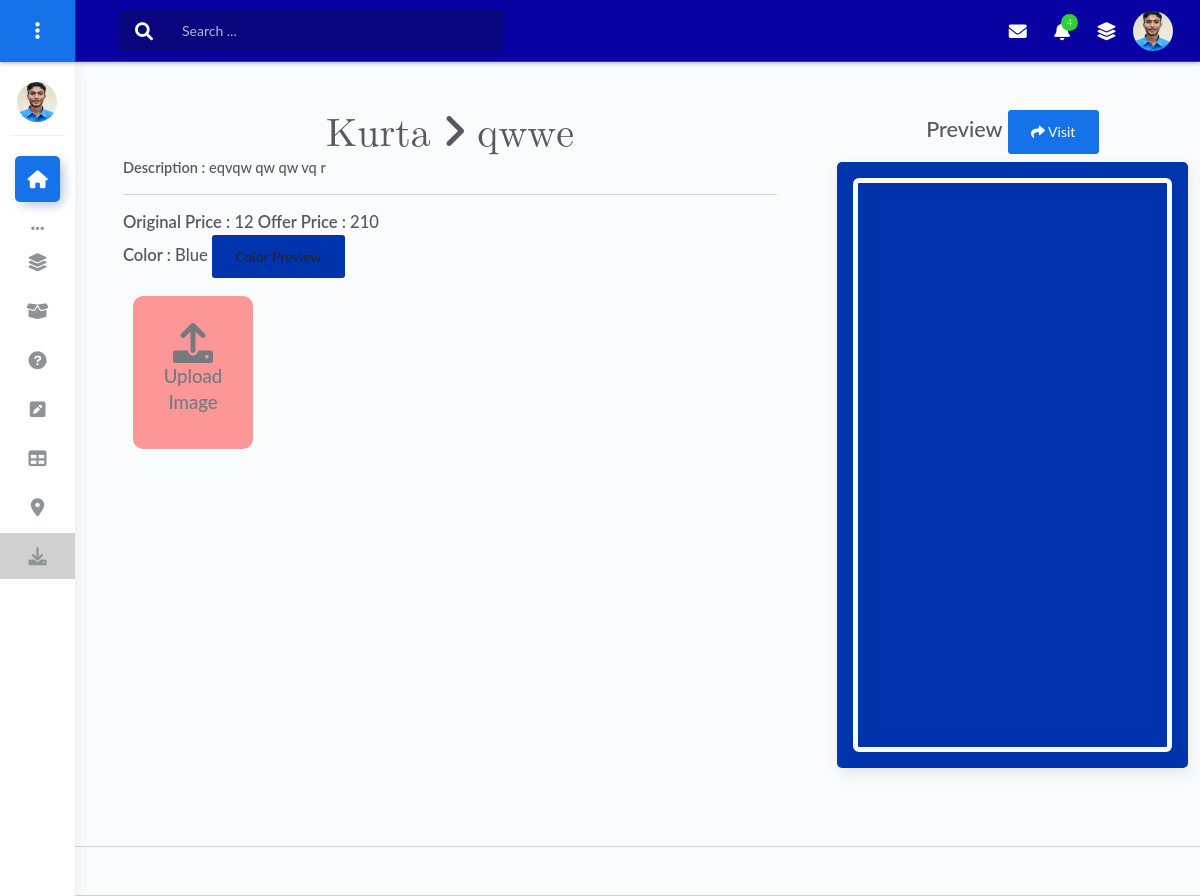
Screenshot of /admin/manage_item?itemId=1 (signed in) with the database file from the repository.
### tables this page shows
CREATE TABLE `category_list` (
  `category_id` int(11) NOT NULL,
  `category_name` varchar(100) NOT NULL,
  `description` text DEFAULT NULL
);

CREATE TABLE `product_list` (
  `product_id` int(11) NOT NULL,
  `category_id` int(11) NOT NULL,
  `created_at` datetime NOT NULL DEFAULT current_timestamp(),
  `updated_at` datetime NOT NULL DEFAULT current_timestamp() ON UPDATE current_timestamp(),
  `product_code` varchar(50) NOT NULL,
  `product_name` varchar(100) NOT NULL,
  `description` text DEFAULT NULL,
  `keywords` varchar(255) DEFAULT NULL,
  `gender` char(2) NOT NULL,
  `visible` tinyint(1) NOT NULL DEFAULT 1,
  `priority` int(10) UNSIGNED DEFAULT NULL
);

CREATE TABLE `item_list` (
  `item_id` int(11) NOT NULL,
  `category_id` int(11) NOT NULL,
  `product_id` int(11) NOT NULL,
  `color_id` int(11) NOT NULL,
  `size_id` int(11) NOT NULL,
  `mrp` int(10) UNSIGNED NOT NULL,
  `price` int(10) UNSIGNED NOT NULL,
  `visible` tinyint(1) NOT NULL DEFAULT 0,
  `priority` int(10) UNSIGNED DEFAULT NULL
);

CREATE TABLE `color_list` (
  `color_id` int(11) NOT NULL,
  `color_name` varchar(100) NOT NULL,
  `color_code` varchar(50) NOT NULL
);

### assets/public_function.php (called while the page is built, shortened)
<?php
function getDetails($conn, $itemCondition = "", $itemId = "")
{
    $details = [];
    $itemsSql = "SELECT item_list.*, product_list.description AS p_description, category_list.description AS c_description, category_list.category_name, product_list.product_name, product_list.product_code, product_list.gender, color_list.color_code, color_list.color_name, size_list.size_name, size_list.size_code, product_list.priority AS p_priority, product_list.visible AS p_visible,     product_list.keywords AS p_keywords,    COALESCE(stock.total_quantity, 0) AS stock FROM
    item_list
LEFT JOIN
    category_list ON item_list.category_id = category_list.category_id
LEFT JOIN
    product_list ON item_list.product_id = product_list.product_id
LEFT JOIN
    color_list ON item_list.color_id = color_list.color_id
LEFT JOIN
    size_list ON item_list.size_id = size_list.size_id
LEFT JOIN
 (SELECT item_id, SUM(quantity) AS total_quantity FROM stock GROUP BY item_id) AS stock ON item_list.item_id = stock.item_id WHERE 1=1 ";
    if (!empty($itemCondition)) {
        $itemsSql .= " AND $itemCondition";
    }
    $result = $conn->query($itemsSql);
    if ($result) {
        while ($row = $result->fetch_assoc()) {
            $row['item_images'] = getItemImages($conn, $row['item_id']);
            $details[] = $row;
        }
        return $details;
    } else {
        return false;
    }
}
function getItemImages($conn, $itemId)
{
    $itemId = $conn->real_escape_string($itemId);
    $sql = "SELECT image_url FROM item_images WHERE item_id = $itemId ORDER BY priority ASC";
    $result = $conn->query($sql);
    if ($result) {
        $itemImages = [];
        while ($row = $result->fetch_assoc()) {
            $itemImages[] = $row['image_url'];
        }
        return $itemImages;
    } else {
        return false;
    }
}
?>

### admin/manage_item.php (the view, shortened to what this page needs)
<?php
if (isset ($_SESSION['AdminID'])) {
    include ('header.php');
    include ('../conn.php');
    ?>
    <div class="container-fluid mt-5">
        <?php
        if (isset ($_GET['itemId']) & $_GET['itemId'] != null) {
            $itemId = $_GET['itemId'];
            $row = getDetails($conn, $itemId)[0];
            if ($row != null) {
                ?>
                <div class="row">
                    <div class="col-lg-8 col-12 px-5">
                        <div class="text-center display-6 c-pointer" style="font-family:math"><span
                                onclick="location=('manage_products?categoryId=<?php echo $row['category_id'] ?>')">
                                <?php echo $row['category_name'] ?>
                            </span><i class='fa fa-angle-right'></i> <span
                                onclick="location='manage_items?productId=<?php echo $row['product_id'] ?>'">
                                <?php echo $row['product_name'] ?>
                            </span>
                        </div>
                        <div class="h5">
                            <b>Description : </b>
                            <?php echo $row['p_description'] ?>
                        </div>
                        <hr>
                        <div class="h4">
                            <span><b>Original Price : </b>
                                <?php echo $row['mrp']; ?>
                            </span>
                            <span><b>Offer Price : </b>
                                <?php echo $row['price']; ?>
                            </span>
                            <br>
                            <span><b>Color : </b>
                                <?php echo $row['color_name'] ?>
                            </span>
                            <div class="btn" style="heigth:20px;background:<?php echo $row['color_code'] ?>">Color Preview</div>
                        </div>
                        <div>
                            <div class="d-flex flex-wrap">
                                <?php
                                $imageSql = "SELECT * FROM item_images WHERE item_id = " . $itemId . " ORDER BY priority";
                                $imageResult = $conn->query($imageSql);
                                    ?>
                                <?php
                                if ($imageResult->num_rows < 7) {
                                    ?>
                                    <form id="imageForm" method="POST" class="d-flex" action="action_upload_item_image"
                                        enctype="multipart/form-data">
                                        <div class="file-input-container">
                                            <label
                                                class="d-flex opacity-75 align-items-center justify-content-center flex-column text-center "
                                                for="imageInput">
                                                <i class="fa fa-upload" style="font-size:40px"></i>
                                                <h3>Upload<br>Image</h3>
                                            </label>
                                        </div>
                                    </form>
                                <?php } ?>
                            </div>
                        </div>
                    </div>
                    <div class="col-12 col-lg-4">
                        <h2 class="text-center">Preview <a href="../index" target="_blank" class="btn btn-primary"><i
                                    class="fa fa-share"></i> Visit</a></h2>
                        <div class="card p-3" style="background: <?php echo $row['color_code'] ?>">
                            <iframe src="../index" frameborder="0" style="aspect-ratio:1/1.8;"
                                class="border border-light border-5 rounded"></iframe>
                        </div>
                    </div>
                </div>
                <?php
            }
        } else {
            echo "<script>swal({ icon:'error', title: 'Item Id Not Found!' }).then(function () { window.history.go(-1) });</script>";
        }
        ?>
    </div>
    <?php include ('footer.php'); ?>
    <?php
} else {
    header('location: login');
}
?>

### assets/css/datatable.css (style rules this page uses)
:root { --dt-row-selected: 13, 110, 253;--dt-row-selected-text: 255, 255, 255;--dt-row-selected-link: 9, 10, 11;--dt-row-stripe: 0, 0, 0;--dt-row-hover: 0, 0, 0;--dt-column-ordering: 0, 0, 0;--dt-html-background: white }

### assets/css/common.css (style rules this page uses)
:root { --pri: #0802A3; --acc: #FF7676; --sec: #FF0060; --nue: #fff; --grey: #d0d0d0; --red: #ff0000; --green: #00ff00; }
.c-pointer { cursor: pointer; }

### admin/src/css/style.css (style rules this page uses)
body { background-color: #f8f9fa; }
.fa { font-family: 'FontAwesome'; }

### admin/manage_item.php (style rules this page uses)
.file-input-container>label, .image-container { background: var(--acc); color: #fff; border-radius: 10px; padding: 10px; min-width: 120px; min-height: 90%; cursor: pointer; margin: 10px 10px 40px; }

### rows the page displays
category_list: category_name "Kurta"
product_list: product_name "qwwe", description "eqvqw qw qw vq r"
item_list: mrp "12", price "210"
color_list: color_name "Blue"
